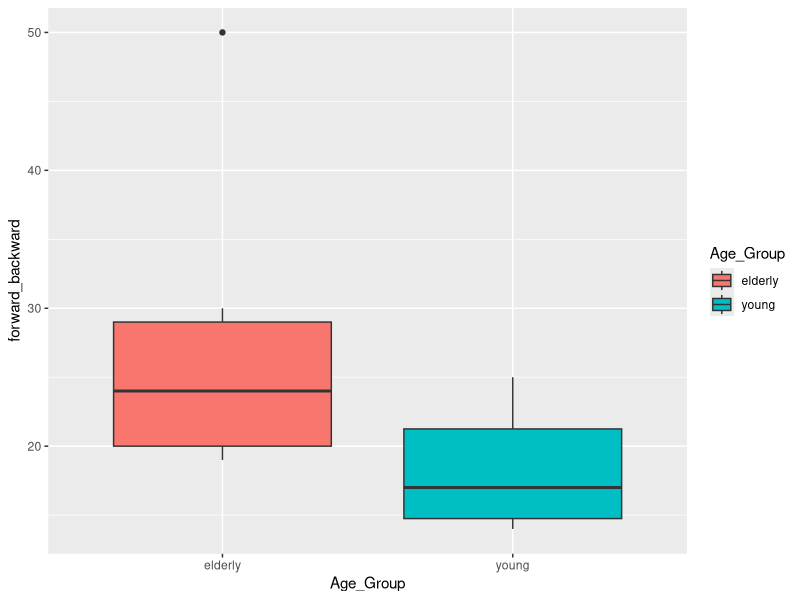
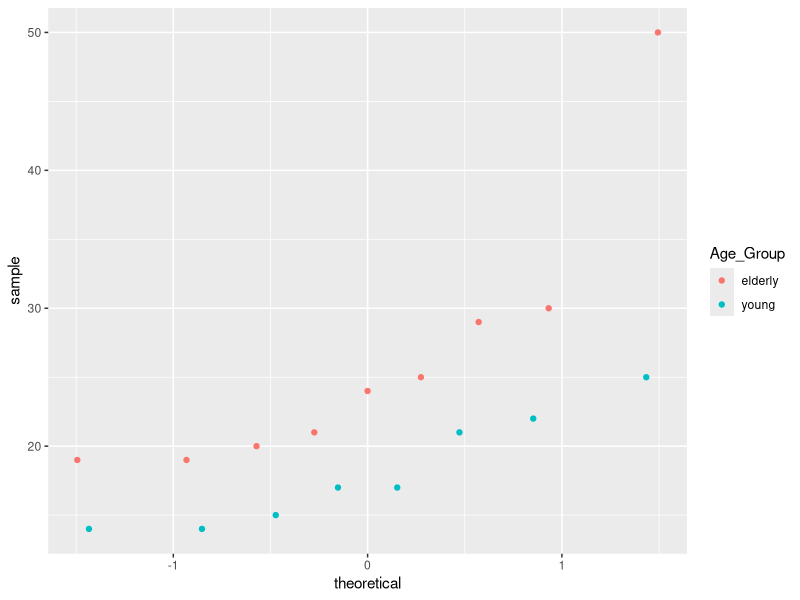
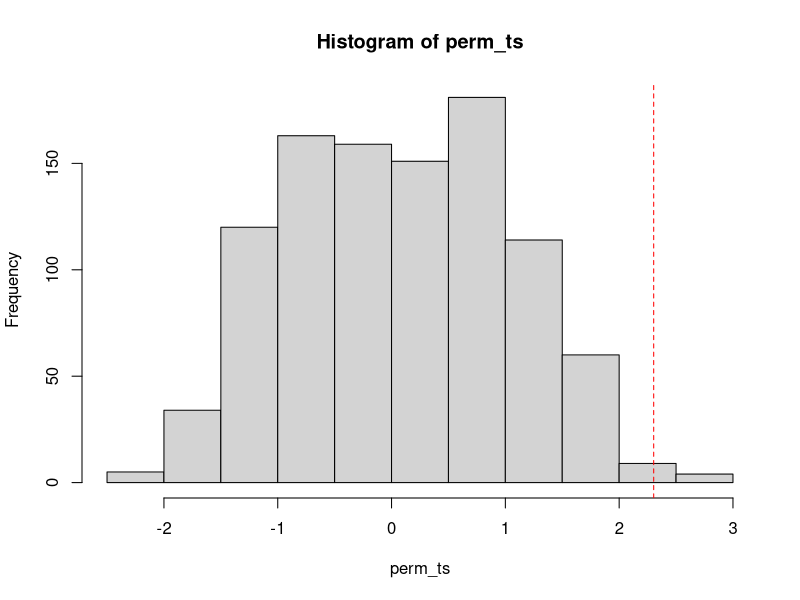

Here is the R script that generated these plots, in order:
## ---- chunk 1
knitr::opts_chunk$set(warning = FALSE, fig.align = 'center', 
                      verbose = TRUE, message = FALSE)

## ---- chunk 2
library(ggplot2)
bal <- read.delim('data/balance.tsv', check.names = FALSE)
ggplot(bal, aes(x = Age_Group, y = forward_backward, fill = Age_Group)) + 
  geom_boxplot()

ggplot(bal, aes(sample = forward_backward, color = Age_Group)) + 
  stat_qq()

## ---- chunk 3
tapply(bal$forward_backward, bal$Age_Group, var)
## ---- chunk 4
t.test(forward_backward~Age_Group, data = bal)
## ---- chunk 5
wilcox.test(forward_backward~Age_Group, data = bal)
## ---- chunk 6
base_t <- t.test(forward_backward~Age_Group, data = bal)$statistic
perm_ts <- replicate(1000, expr = {
  grp_perm <- sample(bal$Age_Group)
  t.test(bal$forward_backward~grp_perm)$statistic
})
p_value <- mean(abs(perm_ts) > base_t)
p_value
## ---- chunk 7
hist(perm_ts)
abline(v = base_t, col = 'red', lty = 2)
